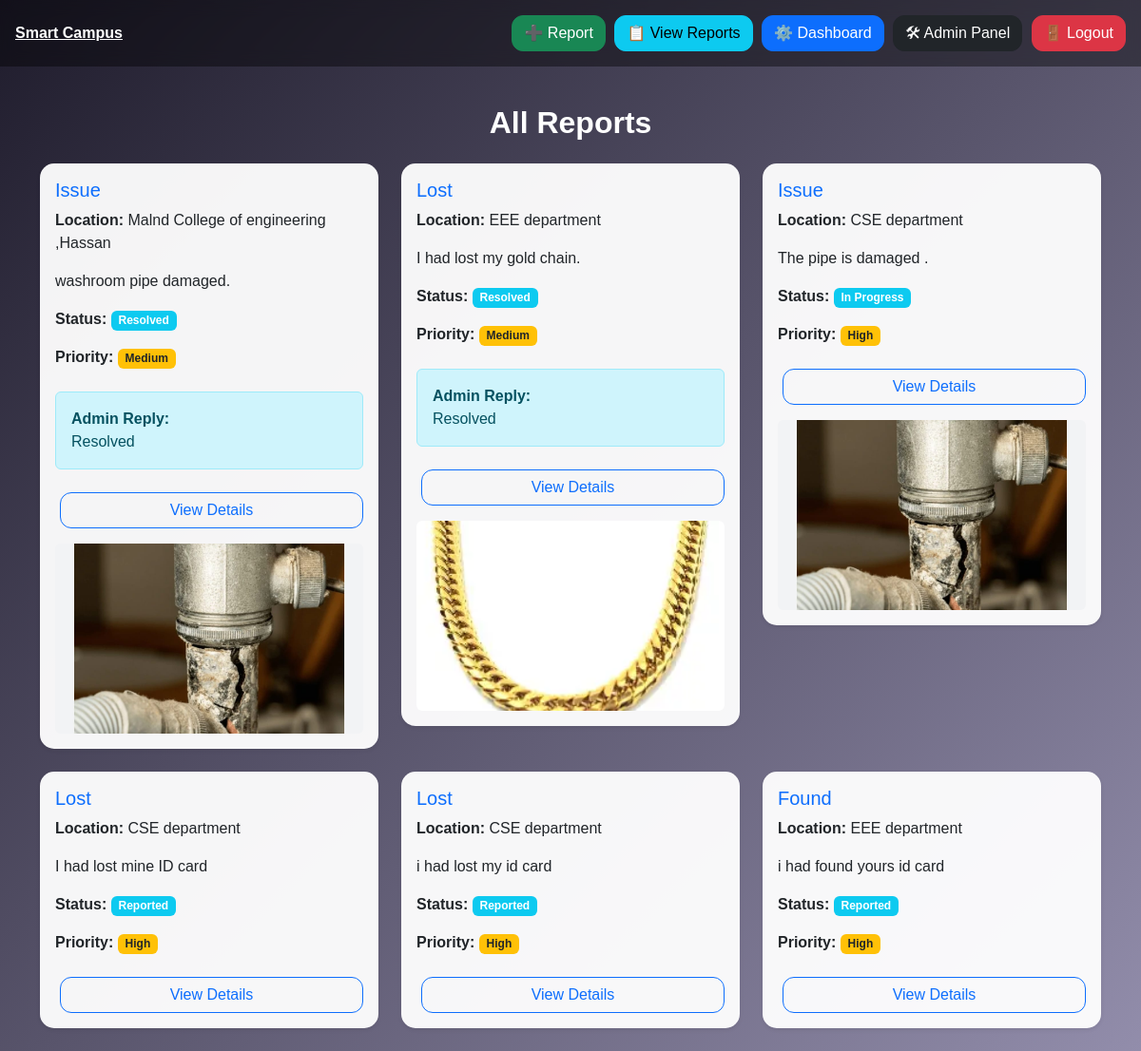
Screenshot of /home/ (signed in) with the database file from the repository.
### core/models.py (models this page shows, shortened)
class Report(models.Model):
    STATUS_CHOICES = [
        ('Reported', 'Reported'),
        ('In Progress', 'In Progress'),
        ('Resolved', 'Resolved'),
    ]
    TYPE_CHOICES = [
        ('Issue', 'Issue'),
        ('Lost', 'Lost'),
        ('Found', 'Found'),
    ]
    PRIORITY_CHOICES = [
        ('High', 'High'),
        ('Medium', 'Medium'),
        ('Low', 'Low'),
    ]
    user = models.ForeignKey(User, on_delete=models.CASCADE)
    report_type = models.CharField(max_length=10, choices=TYPE_CHOICES)
    description = models.TextField()
    location = models.CharField(max_length=200)
    image = models.ImageField(upload_to='reports/', blank=True, null=True)
    priority = models.CharField(max_length=10, choices=PRIORITY_CHOICES)
    status = models.CharField(max_length=20, choices=STATUS_CHOICES, default='Reported')
    admin_reply = models.TextField(blank=True, null=True)
    created_at = models.DateTimeField(auto_now_add=True)

### core/views.py (the view)
# urls.py: path('home/', views.home, name='home'),
@login_required
def home(request):
    reports = Report.objects.all()
    return render(request, 'home.html', {'reports': reports})

### templates/home.html
{% extends 'base.html' %}
{% block content %}
<h2 class="text-center mb-4">All Reports</h2>
<div class="row">
{% for report in reports %}
    <div class="col-md-4 mb-4">
        <div class="card p-3 shadow-sm border-0" style="border-radius:15px;">
            <h5 class="text-primary">{{ report.report_type }}</h5>
            <p><strong>Location:</strong> {{ report.location }}</p>
            <p>{{ report.description }}</p>
            <p>
                <strong>Status:</strong>
                <span class="badge bg-info">{{ report.status }}</span>
            </p>
            <p>
                <strong>Priority:</strong>
                <span class="badge bg-warning text-dark">
                    {{ report.priority }}
                </span>
            </p>
            {% if report.admin_reply %}
                <div class="alert alert-info mt-2">
                    <strong>Admin Reply:</strong><br>
                    {{ report.admin_reply }}
                </div>
            {% endif %}
            <a href="{% url 'report_detail' report.id %}"
               class="btn btn-outline-primary mt-2">
               View Details
            </a>
            {% if report.image %}
                <img src="{{ report.image.url }}"
                     class="img-fluid rounded mt-3"
                     style="height:200px; object-fit:cover;">
            {% endif %}
        </div>
    </div>
{% empty %}
    <p class="text-center">No reports yet.</p>
{% endfor %}
</div>
{% endblock %}

### templates/base.html (shortened to what this page needs)
<!DOCTYPE html>
<html>
<head>
    <link href="https://cdn.jsdelivr.net/npm/bootstrap@5.3.2/dist/css/bootstrap.min.css" rel="stylesheet">
</head>
<body>
<nav class="navbar p-3">
    <a class="text-white fw-bold" href="{% url 'home' %}">Smart Campus</a>
    <div class="ms-auto">
        {% if user.is_authenticated %}
            <a href="{% url 'report' %}" class="btn btn-success">➕ Report</a>
            <a href="{% url 'home' %}" class="btn btn-info">📋 View Reports</a>
            {% if user.is_superuser %}
                <a href="{% url 'dashboard' %}" class="btn btn-primary">⚙️ Dashboard</a>
                <a href="/admin/" class="btn btn-dark">🛠 Admin Panel</a>
            {% endif %}
            <form method="post" action="{% url 'logout' %}" style="display:inline;">
                <button class="btn btn-danger">🚪 Logout</button>
            </form>
        {% endif %}
    </div>
</nav>
<div class="container">
    {% block content %}{% endblock %}
</div>
</body>
</html>

### templates/base.html (style rules this page uses)
body { background: linear-gradient(135deg, #1f1c2c, #928dab); min-height: 100vh; font-family: 'Poppins', sans-serif; }
.navbar { background: rgba(0,0,0,0.4); backdrop-filter: blur(8px); }
.card { border-radius: 20px; border: none; box-shadow: 0 10px 30px rgba(0,0,0,0.3); transition: 0.3s; background: rgba(255,255,255,0.95); }
h2 { color: white; font-weight: bold; text-align: center; }
.btn { border-radius: 12px; font-weight: 500; margin-left: 5px; }
.container { margin-top: 40px; }

### rows the page displays
Report: report_type "Issue", location "Malnd College of engineering ,Hassan", description "washroom pipe damaged.", status "Resolved", priority "Medium", admin_reply "Resolved", image (picture)
Report: report_type "Lost", location "EEE department", description "I had lost my gold chain.", status "Resolved", priority "Medium", admin_reply "Resolved", image (picture)
Report: report_type "Issue", location "CSE department", description "The pipe is damaged .", status "In Progress", priority "High", image (picture)
Report: report_type "Lost", location "CSE department", description "I had lost mine ID card", status "Reported", priority "High"
Report: report_type "Lost", location "CSE department", description "i had lost my id card", status "Reported", priority "High"
Report: report_type "Found", location "EEE department", description "i had found yours id card", status "Reported", priority "High"
